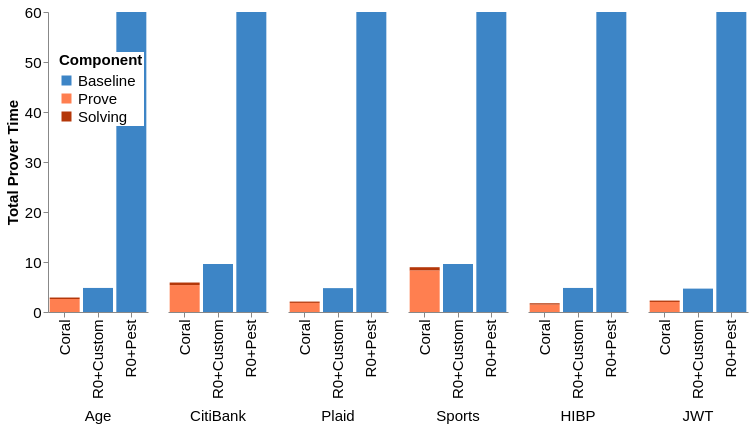

The notebook cell saved with this chart:
### Code cell
c1

### Figure 1 — Vega-Lite specification as saved in the notebook (floating-point values rounded to 4 significant figures)
{"config": {"view": {"continuousWidth": 300, "continuousHeight": 300, "strokeOpacity": 0}, "axis": {"labelFontSize": 15, "titleFontSize": 15}, "legend": {"fillColor": "white", "labelFontSize": 15, "legendX": 10, "legendY": 40, "orient": "none", "padding": 1, "titleFontSize": 15}}, "data": {"name": "data-9d5cf6e492881595892704b90c15b919"}, "mark": {"type": "bar", "clip": true}, "encoding": {"color": {"field": "Component", "scale": {"range": ["#3d85c6", "#FF7F50", "#b43709", "#d74814"]}, "type": "nominal"}, "column": {"field": "Name", "header": {"labelFontSize": 15, "labelOrient": "bottom", "titleOrient": "bottom"}, "sort": ["sadf"], "title": null, "type": "nominal"}, "order": {"field": "val", "sort": "descending", "type": "quantitative"}, "x": {"field": "Setup", "title": null, "type": "nominal"}, "y": {"aggregate": "sum", "axis": {"grid": false, "title": "Total Prover Time"}, "field": "val", "scale": {"domain": [0, 60]}, "type": "quantitative"}}, "height": 300, "width": 100, "$schema": "https://vega.github.io/schema/vega-lite/v5.20.1.json", "datasets": {"data-9d5cf6e492881595892704b90c15b919": [{"val": 0.2983, "Name": "Age", "Component": "Solving", "Setup": "Coral"}, {"val": 604.9, "Name": "Age", "Component": "Baseline", "Setup": "R0+Pest"}, {"val": 2.595, "Name": "Age", "Component": "Prove", "Setup": "Coral"}, {"val": 4.813, "Name": "Age", "Component": "Baseline", "Setup": "R0+Custom"}, {"val": 1375.0, "Name": "CitiBank", "Component": "Baseline", "Setup": "R0+Pest"}, {"val": 9.602, "Name": "CitiBank", "Component": "Baseline", "Setup": "R0+Custom"}, {"val": 5.379, "Name": "CitiBank", "Component": "Prove", "Setup": "Coral"}, {"val": 0.5167, "Name": "CitiBank", "Component": "Solving", "Setup": "Coral"}, {"val": 0.2683, "Name": "Plaid", "Component": "Solving", "Setup": "Coral"}, {"val": 491.5, "Name": "Plaid", "Component": "Baseline", "Setup": "R0+Pest"}, {"val": 1.814, "Name": "Plaid", "Component": "Prove", "Setup": "Coral"}, {"val": 4.774, "Name": "Plaid", "Component": "Baseline", "Setup": "R0+Custom"}, {"val": 0.6827, "Name": "Sports", "Component": "Solving", "Setup": "Coral"}, {"val": 8.275, "Name": "Sports", "Component": "Prove", "Setup": "Coral"}, {"val": 1218.0, "Name": "Sports", "Component": "Baseline", "Setup": "R0+Pest"}, {"val": 9.591, "Name": "Sports", "Component": "Baseline", "Setup": "R0+Custom"}, {"val": 1.495, "Name": "HIBP", "Component": "Prove", "Setup": "Coral"}, {"val": 0.253, "Name": "HIBP", "Component": "Solving", "Setup": "Coral"}, {"val": 4.811, "Name": "HIBP", "Component": "Baseline", "Setup": "R0+Custom"}, {"val": 454.4, "Name": "HIBP", "Component": "Baseline", "Setup": "R0+Pest"}, {"val": 0.2754, "Name": "JWT", "Component": "Solving", "Setup": "Coral"}, {"val": 2.007, "Name": "JWT", "Component": "Prove", "Setup": "Coral"}, {"val": 548.4, "Name": "JWT", "Component": "Baseline", "Setup": "R0+Pest"}, {"val": 4.679, "Name": "JWT", "Component": "Baseline", "Setup": "R0+Custom"}]}}
